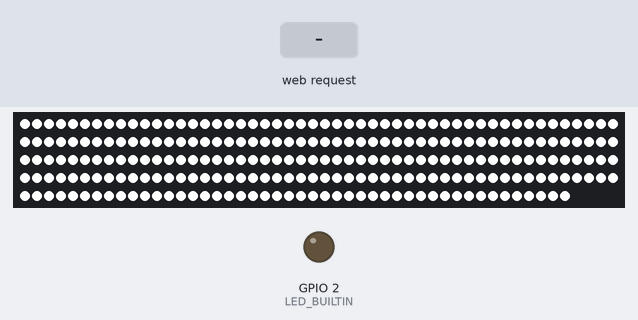
Simulated run of this sketch. Board: ESP32. Shown: 246 RGB LEDs in strip order, left to right, continuing on the next row, output pins drawn as LEDs (lit = HIGH). The test bench sets the inputs (shaded band). WiFi joins after 1.5 s; servers stay silent unless stated; what the sketch prints to the serial monitor is not drawn.

Above: at 4.2 s.
4.3 s: HTTP request GET /?LED1=ON received
7.3 s: HTTP request GET /?LED0=ON received
10.3 s: HTTP request GET /?LED0=OFF received
22.3 s: HTTP request GET /?LED2=ON received
Timing chart, 0 to 25.3 s (numbered marks = the images above; inputs shaded):
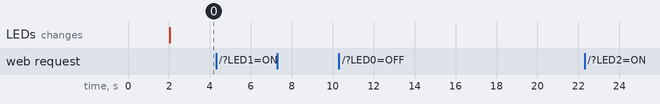

The sketch:

ESPweb_EDstripsWbuttons_duelCore_11_11_2021.ino
```cpp
/* Michael Brewer
 *  EPS as a Web server to control LED light strip
 *  threw the buttons on the web site
 *
 * 11_01_2021
 *
 */

#include "Arduino.h"
#include <FastLED.h>
#include <WiFi.h>

#define NUM_LEDS 246
#define DATA_PIN 4
#define LED_BUILTIN 2


const char* WIFI_NAME= "Scytale";
const char* WIFI_PASSWORD = "";
WiFiServer server(80);

String header;

 String LED_ONE_STATE = "off";
 String LED_TWO_STATE = "off";
 String LED_THREE_STATE = "off";
 String LED_FOUR_STATE = "off";

//WiFiClient client = server.available();
//char new_byte = client.read();

CRGB leds[NUM_LEDS];

void taskLED( void * pvParameters );
void taskWifi( void * pvParameters );

TaskHandle_t Task1;
TaskHandle_t Task2;


void setup() {

Serial.begin(115200);
 pinMode(LED_BUILTIN, OUTPUT);
FastLED.addLeds<WS2812, DATA_PIN, GRB>(leds, NUM_LEDS);
 FastLED.show();

Serial.print("Connecting to ");
Serial.println(WIFI_NAME);
WiFi.begin(WIFI_NAME, WIFI_PASSWORD);
while (WiFi.status() != WL_CONNECTED) {
delay(1000);
Serial.print("Trying to connect to Wifi Network");
}
Serial.println("");
Serial.println("Successfully connected to WiFi network");
Serial.println("IP address: ");
Serial.println(WiFi.localIP());
server.begin();

 xTaskCreatePinnedToCore(
    taskLED,          /* Task function. */
    "taskLED",        /* String with name of task. */
    10000,            /* Stack size in bytes. */
    NULL,             /* Parameter passed as input of the task */
    2,                /* Priority of the task. */
    &Task1,           /* Task handle. */
    0);               /*pin task to core 0 */
delay(500);

  xTaskCreatePinnedToCore(
    taskWifi,          /* Task function. */
    "taskWifi",        /* String with name of task. */
    10000,            /* Stack size in bytes. */
    NULL,             /* Parameter passed as input of the task */
    1,                /* Priority of the task. */
    &Task2,           /* Task handle. */
    1);               /*pin task to core 1 */
delay(500);
}//end of setup


/////////////////function definitions
void work_lighting_off(){
  fill_solid(leds, NUM_LEDS, CRGB::Black);
  Serial.print("NUM_LEDS_OFF");
  Serial.print(NUM_LEDS);
  delay(100);
  FastLED.show();
}
void work_lighting_on(){
fill_solid(leds, NUM_LEDS, CRGB::White);
  Serial.print("NUM_LEDS");
  Serial.print(NUM_LEDS);
  delay(5);
  FastLED.show();
}
void special_display_1(){
// growing/receeding bars
  for(int j = 0; j < 3; j++) {
    memset(leds, 0, NUM_LEDS * 3);
    for(int i = 0 ; i < NUM_LEDS; i++ ) {
      switch(j) {
        case 0: leds[i].r = 255; break;
        case 1: leds[i].g = 255; break;
        case 2: leds[i].b = 255; break;
      }
      FastLED.show();
      delay(10);
    }
    for(int i = NUM_LEDS-1 ; i >= 0; i-- ) {
      switch(j) {
        case 0: leds[i].r = 0; break;
        case 1: leds[i].g = 0; break;
        case 2: leds[i].b = 0; break;
      }
      FastSPI_LED.show();
      delay(1);
    }
  }
}

void special_display_2(){
  // Fade in/fade out
  for(int j = 0; j < 3; j++ ) {
    memset(leds, 0, NUM_LEDS * 3);
    for(int k = 0; k < 256; k++) {
      for(int i = 0; i < NUM_LEDS; i++ ) {
        switch(j) {
          case 0: leds[i].r = k; break;
          case 1: leds[i].g = k; break;
          case 2: leds[i].b = k; break;
        }
      }
      Serial.print("NUM_LEDS_DIS_2");
      Serial.print(NUM_LEDS);
      FastLED.show();
      delay(3);
    }
    for(int k = 255; k >= 0; k--) {
      for(int i = 0; i < NUM_LEDS; i++ ) {
        switch(j) {
          case 0: leds[i].r = k; break;
          case 1: leds[i].g = k; break;
          case 2: leds[i].b = k; break;
        }
      }
      FastLED.show();
      delay(3);
    }
  }
}
///////////end of function definitions


uint8_t modeRGB = 0;
void taskLED( void * parameter )
{
  while (1) {
    switch (modeRGB) {
      case 0:
        Serial.println("LED0 is ON");
        work_lighting_on();
        break;
      case 1:
        Serial.println("LED1 is ON");
        special_display_1();
        break;
      case 2:
        Serial.println("LED2 is ON");
        special_display_2();
        break;
      case 3:
        Serial.println("BuiltIn LED is ON");
        digitalWrite(LED_BUILTIN, HIGH);
        break;
      case 4:
        Serial.println("LED'S ARE OFF");
        work_lighting_off();
        break;
      case 5:
        Serial.println("BuiltIn LED is OFF");
        digitalWrite(LED_BUILTIN, LOW);
        break;
      default:
        Serial.println("LED'S ARE OFF");
        work_lighting_off();
        break;
    } //end of switch case

  } //end of while loop

  Serial.println("Ending task LED");
  vTaskDelete( NULL );
}//end of task LED


void loop(){
  while (1) {
    delay(1000);
  }//end of while loop
 }// end of void loop

void taskWifi( void * parameter ) {

while (1) {
WiFiClient client = server.available();
if (client) {
Serial.println("New Client is requesting web page");
String current_data_line = "";
while (client.connected()) {
if (client.available()) {
char new_byte = client.read();
Serial.write(new_byte);
header += new_byte;
if (new_byte == '\n') {

if (current_data_line.length() == 0)
{

client.println("HTTP/1.1 200 OK");
client.println("Content-type:text/html");
client.println("Connection: close");
client.println();

if (header.indexOf("LED0=ON") != -1)
{
Serial.println("GPIO23 LED is ON");
LED_ONE_STATE = "on";
modeRGB = 0;
}

if (header.indexOf("LED0=OFF") != -1)
{
Serial.println("GPIO23 LED is OFF");
LED_ONE_STATE = "off";
modeRGB = 4;
}

if (header.indexOf("LED1=ON") != -1)
{
Serial.println("GPIO23 LED is ON");
LED_TWO_STATE = "on";
 modeRGB = 1;
}

if (header.indexOf("LED1=OFF") != -1)
{
Serial.println("GPIO23 LED is OFF");
LED_TWO_STATE = "off";
 modeRGB = 4;
}

if (header.indexOf("LED2=ON") != -1)
{
Serial.println("GPIO15 LED is ON");
LED_THREE_STATE = "on";
modeRGB = 2;

}

if(header.indexOf("LED2=OFF") != -1)
{
Serial.println("GPIO15 LED is OFF");
LED_THREE_STATE = "off";
modeRGB = 4;
}

if (header.indexOf("LED3=ON") != -1)
{
Serial.println("BUILT IN LED is ON");
LED_FOUR_STATE = "on";
modeRGB = 3;

}

if(header.indexOf("LED3=OFF") != -1)
{
Serial.println("BUILT IN LED is OFF");
LED_FOUR_STATE = "off";
modeRGB = 5;
}

client.println("<!DOCTYPE html><html>");
client.println("<head><meta name=\"viewport\" content=\"width=device-width, initial-scale=1\">");
client.println("<link rel=\"icon\" href=\"data:,\">");
client.println("<style>html { font-family: Helvetica; display: inline-block; margin: 0px auto; text-align: center;}");
client.println(".button { background-color: #4CAF50; border: 2px solid #4CAF50;; color: white; padding: 15px 32px; text-align: center; text-decoration: none; display: inline-block; font-size: 16px; margin: 4px 2px; cursor: pointer; }");
client.println("text-decoration: none; font-size: 30px; margin: 2px; cursor: pointer;}");
// Web Page Heading
client.println("</style></head>");
client.println("<body><center><h1>ESP32 Web server to control LED strip lights over hardwear supplies</h1></center>");
client.println("<center><h2></h2></center>" );
client.println("<center><h2>Press on button to turn on LEDS and off button to turn off LEDS</h3></center>");
client.println("<form><center>");
client.println("<p> LED one is " + LED_ONE_STATE + "</p>");
// If the PIN_NUMBER_22State is off, it displays the ON button
client.println("<center> <button class=\"button\" name=\"LED0\" value=\"ON\" type=\"submit\">LED0 ON</button>") ;
client.println("<button class=\"button\" name=\"LED0\" value=\"OFF\" type=\"submit\">LED0 OFF</button><br><br>");
client.println("<p>LED two is " + LED_TWO_STATE + "</p>");
client.println("<button class=\"button\" name=\"LED1\" value=\"ON\" type=\"submit\">LED1 ON</button>");
client.println("<button class=\"button\" name=\"LED1\" value=\"OFF\" type=\"submit\">LED1 OFF</button> <br><br>");
client.println("<p>LED three is " + LED_THREE_STATE + "</p>");
client.println ("<button class=\"button\" name=\"LED2\" value=\"ON\" type=\"submit\">LED2 ON</button>");
client.println ("<button class=\"button\" name=\"LED2\" value=\"OFF\" type=\"submit\">LED2 OFF</button></center>");
client.println("<p>ESP BUILT IN LED is " + LED_FOUR_STATE + "</p>");
client.println ("<button class=\"button\" name=\"LED3\" value=\"ON\" type=\"submit\">LED3 ON</button>");
client.println ("<button class=\"button\" name=\"LED3\" value=\"OFF\" type=\"submit\">LED3 OFF</button></center>");
client.println("</center></form></body></html>");
client.println();
break;
}
else
{
current_data_line = "";
}
}
else if (new_byte != '\r')
{
current_data_line += new_byte;
}
}
}
// Clear the header variable
header = "";
// Close the connection
client.stop();
Serial.println("Client disconnected.");
Serial.println("");
}
}//end of while loop
}//end of task WIFI
```

Measured:
- after the input at 4.3 s, every drawn part: stays the same
- after the input at 7.3 s, every drawn part: stays the same
- after the input at 10.3 s, every drawn part: stays the same
- after the input at 22.3 s, every drawn part: stays the same
